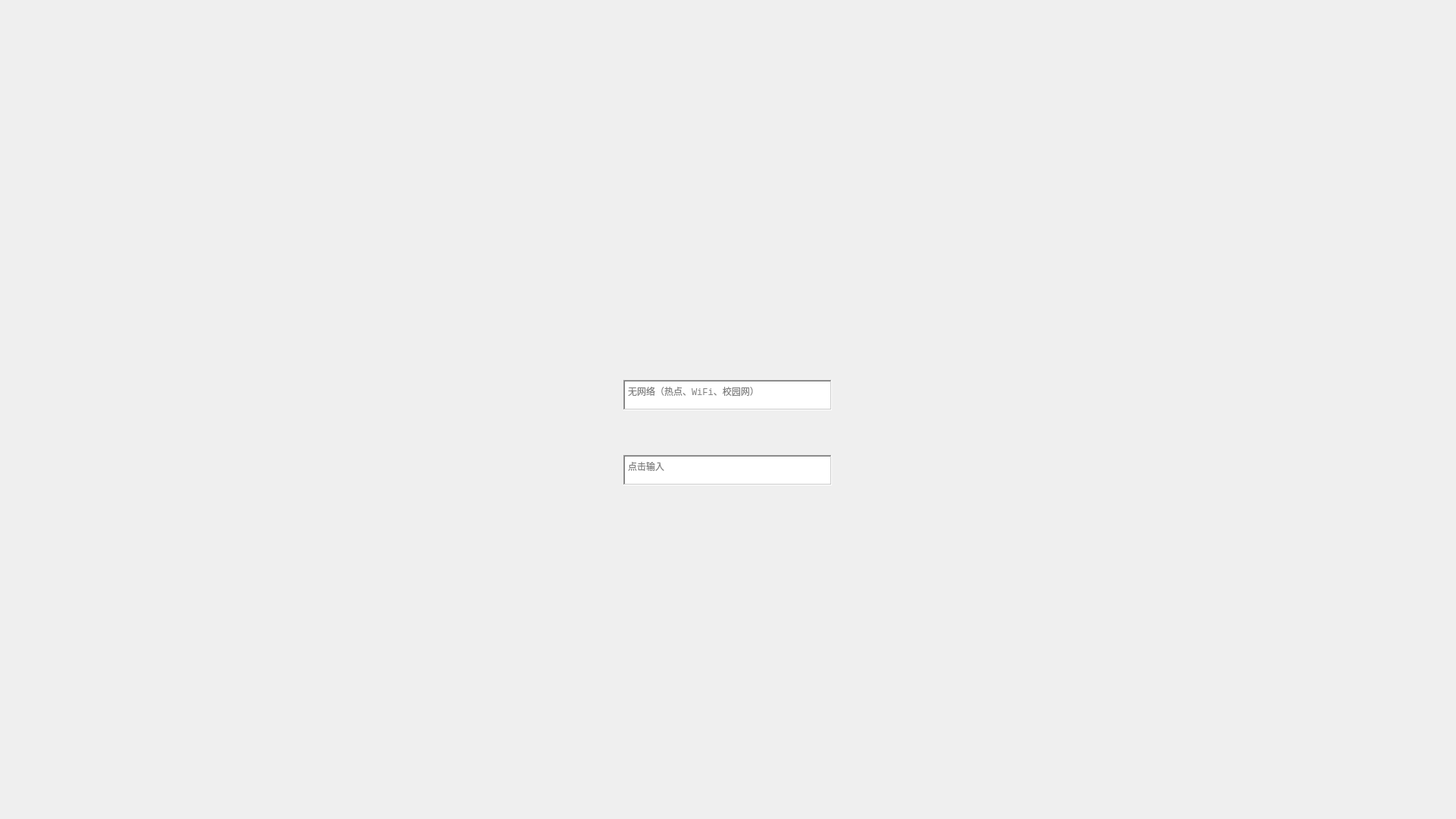
<?xml version="1.0" encoding="UTF-8"?>
<ui version="4.0">
 <class>pvp_Create</class>
 <widget class="QWidget" name="pvp_Create">
  <property name="geometry">
   <rect>
    <x>0</x>
    <y>0</y>
    <width>1920</width>
    <height>1080</height>
   </rect>
  </property>
  <property name="windowTitle">
   <string>pvp_Create</string>
  </property>
  <widget class="QWidget" name="Main_UI" native="true">
   <property name="geometry">
    <rect>
     <x>0</x>
     <y>0</y>
     <width>1920</width>
     <height>1080</height>
    </rect>
   </property>
   <widget class="QWidget" name="background" native="true">
    <property name="geometry">
     <rect>
      <x>0</x>
      <y>0</y>
      <width>1920</width>
      <height>1080</height>
     </rect>
    </property>
    <property name="contextMenuPolicy">
     <enum>Qt::DefaultContextMenu</enum>
    </property>
    <property name="styleSheet">
     <string notr="true">image:url(:/Resource/UI_Design/Create.png)</string>
    </property>
   </widget>
   <widget class="QTextEdit" name="password">
    <property name="enabled">
     <bool>true</bool>
    </property>
    <property name="geometry">
     <rect>
      <x>822</x>
      <y>600</y>
      <width>275</width>
      <height>40</height>
     </rect>
    </property>
    <property name="font">
     <font>
      <family>Consolas</family>
      <pointsize>9</pointsize>
      <weight>50</weight>
      <bold>false</bold>
     </font>
    </property>
    <property name="cursor" stdset="0">
     <cursorShape>IBeamCursor</cursorShape>
    </property>
    <property name="focusPolicy">
     <enum>Qt::StrongFocus</enum>
    </property>
    <property name="inputMethodHints">
     <set>Qt::ImhDigitsOnly|Qt::ImhMultiLine</set>
    </property>
    <property name="frameShape">
     <enum>QFrame::WinPanel</enum>
    </property>
    <property name="lineWidth">
     <number>1</number>
    </property>
    <property name="midLineWidth">
     <number>0</number>
    </property>
    <property name="sizeAdjustPolicy">
     <enum>QAbstractScrollArea::AdjustIgnored</enum>
    </property>
    <property name="tabChangesFocus">
     <bool>false</bool>
    </property>
    <property name="lineWrapMode">
     <enum>QTextEdit::WidgetWidth</enum>
    </property>
    <property name="html">
     <string>&lt;!DOCTYPE HTML PUBLIC &quot;-//W3C//DTD HTML 4.0//EN&quot; &quot;http://www.w3.org/TR/REC-html40/strict.dtd&quot;&gt;
&lt;html&gt;&lt;head&gt;&lt;meta name=&quot;qrichtext&quot; content=&quot;1&quot; /&gt;&lt;style type=&quot;text/css&quot;&gt;
p, li { white-space: pre-wrap; }
&lt;/style&gt;&lt;/head&gt;&lt;body style=&quot; font-family:'Consolas'; font-size:9pt; font-weight:400; font-style:normal;&quot;&gt;
&lt;p style=&quot;-qt-paragraph-type:empty; margin-top:0px; margin-bottom:0px; margin-left:0px; margin-right:0px; -qt-block-indent:0; text-indent:0px; font-size:10pt;&quot;&gt;&lt;br /&gt;&lt;/p&gt;&lt;/body&gt;&lt;/html&gt;</string>
    </property>
    <property name="overwriteMode">
     <bool>false</bool>
    </property>
    <property name="cursorWidth">
     <number>1</number>
    </property>
    <property name="placeholderText">
     <string>点击输入</string>
    </property>
   </widget>
   <widget class="QTextBrowser" name="Room">
    <property name="geometry">
     <rect>
      <x>822</x>
      <y>501</y>
      <width>275</width>
      <height>40</height>
     </rect>
    </property>
    <property name="font">
     <font>
      <family>Consolas</family>
      <pointsize>9</pointsize>
      <weight>50</weight>
      <bold>false</bold>
     </font>
    </property>
    <property name="cursor" stdset="0">
     <cursorShape>IBeamCursor</cursorShape>
    </property>
    <property name="frameShape">
     <enum>QFrame::WinPanel</enum>
    </property>
    <property name="frameShadow">
     <enum>QFrame::Sunken</enum>
    </property>
    <property name="html">
     <string>&lt;!DOCTYPE HTML PUBLIC &quot;-//W3C//DTD HTML 4.0//EN&quot; &quot;http://www.w3.org/TR/REC-html40/strict.dtd&quot;&gt;
&lt;html&gt;&lt;head&gt;&lt;meta name=&quot;qrichtext&quot; content=&quot;1&quot; /&gt;&lt;style type=&quot;text/css&quot;&gt;
p, li { white-space: pre-wrap; }
&lt;/style&gt;&lt;/head&gt;&lt;body style=&quot; font-family:'Consolas'; font-size:9pt; font-weight:400; font-style:normal;&quot;&gt;
&lt;p style=&quot;-qt-paragraph-type:empty; margin-top:0px; margin-bottom:0px; margin-left:0px; margin-right:0px; -qt-block-indent:0; text-indent:0px; font-size:10pt;&quot;&gt;&lt;br /&gt;&lt;/p&gt;&lt;/body&gt;&lt;/html&gt;</string>
    </property>
    <property name="placeholderText">
     <string>无网络（热点、WiFi、校园网）</string>
    </property>
   </widget>
   <widget class="QPushButton" name="Create_Button">
    <property name="geometry">
     <rect>
      <x>822</x>
      <y>680</y>
      <width>275</width>
      <height>50</height>
     </rect>
    </property>
    <property name="cursor">
     <cursorShape>PointingHandCursor</cursorShape>
    </property>
    <property name="text">
     <string/>
    </property>
    <property name="icon">
     <iconset resource="../../../Resource/Gobang.qrc">
      <normaloff>:/Resource/UI_Design/Create_Button.png</normaloff>:/Resource/UI_Design/Create_Button.png</iconset>
    </property>
    <property name="iconSize">
     <size>
      <width>275</width>
      <height>50</height>
     </size>
    </property>
    <property name="flat">
     <bool>true</bool>
    </property>
   </widget>
   <widget class="QPushButton" name="Back_Button">
    <property name="geometry">
     <rect>
      <x>1715</x>
      <y>81</y>
      <width>86</width>
      <height>50</height>
     </rect>
    </property>
    <property name="cursor">
     <cursorShape>ClosedHandCursor</cursorShape>
    </property>
    <property name="styleSheet">
     <string notr="true">border-image: url(:/Resource/UI_Design/#Block.png);</string>
    </property>
    <property name="text">
     <string/>
    </property>
    <property name="icon">
     <iconset resource="../../../Resource/Gobang.qrc">
      <normaloff>:/Resource/UI_Design/PVP_BackButton.png</normaloff>:/Resource/UI_Design/PVP_BackButton.png</iconset>
    </property>
    <property name="iconSize">
     <size>
      <width>86</width>
      <height>50</height>
     </size>
    </property>
    <property name="flat">
     <bool>true</bool>
    </property>
   </widget>
  </widget>
 </widget>
 <layoutdefault spacing="6" margin="11"/>
 <resources>
  <include location="../../../Resource/Gobang.qrc"/>
 </resources>
 <connections/>
</ui>
